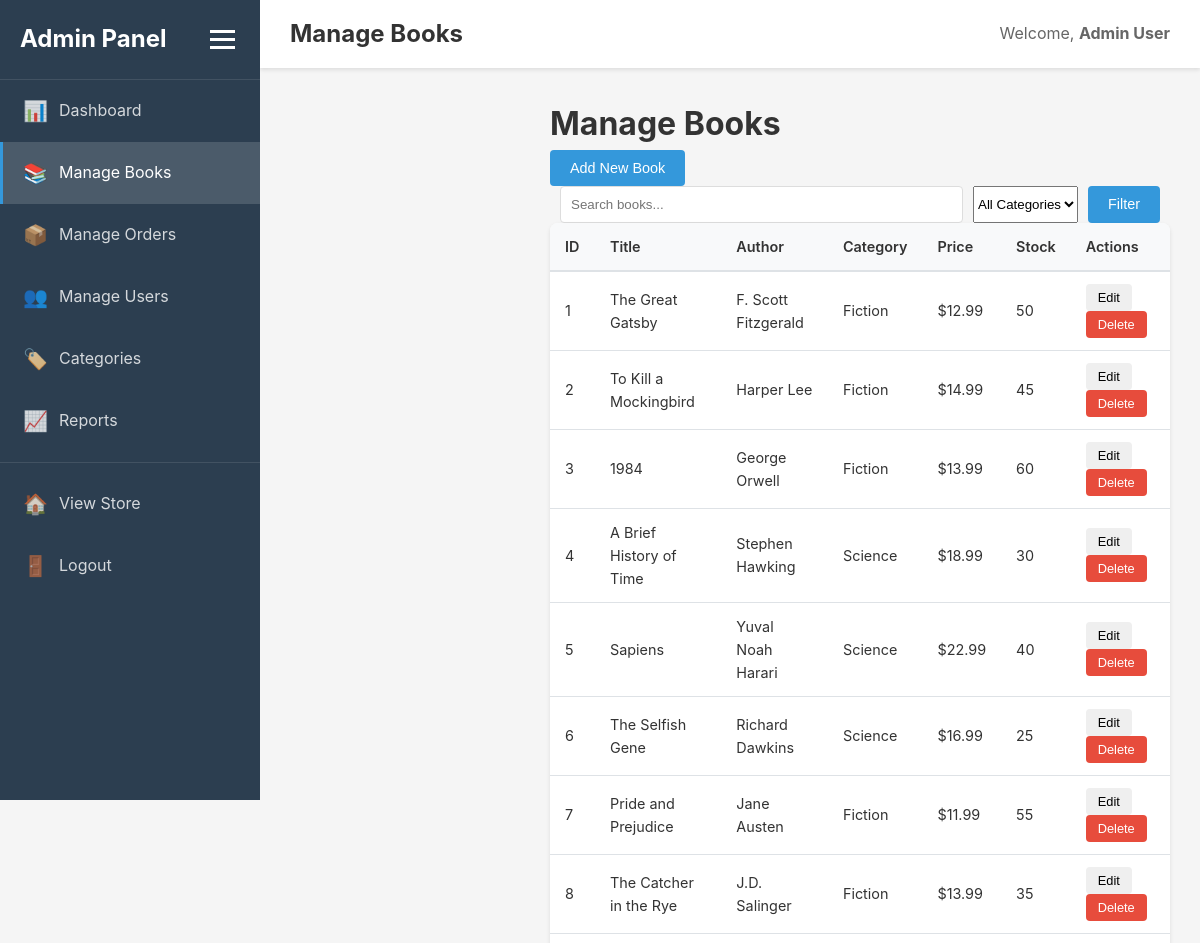
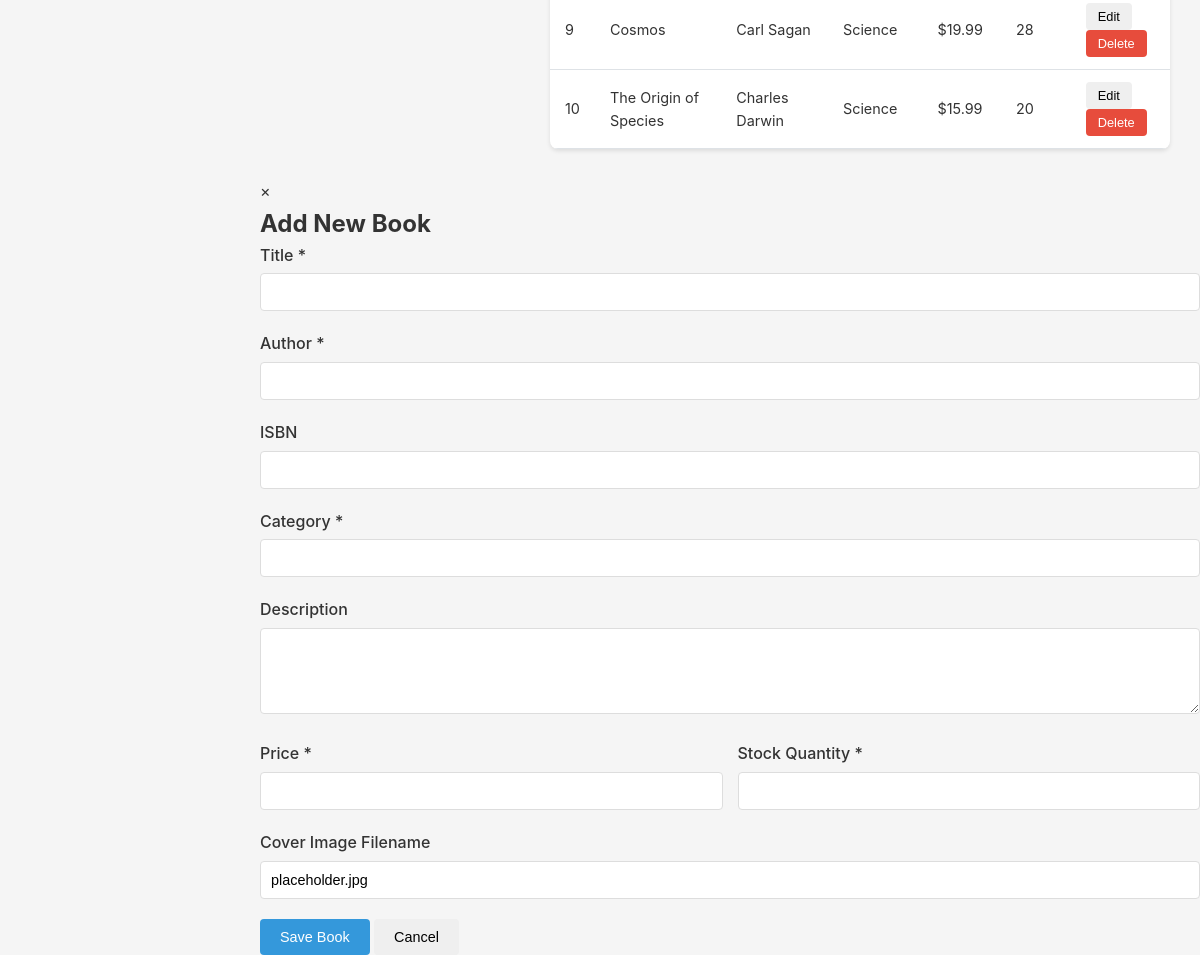
The app's page /admin/books.php (signed in) with its own data (2 pictures, top to bottom).
### tables this page shows
CREATE TABLE IF NOT EXISTS books (
    id INT AUTO_INCREMENT PRIMARY KEY,
    title VARCHAR(255) NOT NULL,
    author VARCHAR(255) NOT NULL,
    isbn VARCHAR(20) UNIQUE,
    category VARCHAR(100) NOT NULL,
    description TEXT,
    price DECIMAL(10, 2) NOT NULL,
    stock_quantity INT DEFAULT 0,
    cover_image VARCHAR(255),
    created_at TIMESTAMP DEFAULT CURRENT_TIMESTAMP,
    updated_at TIMESTAMP DEFAULT CURRENT_TIMESTAMP ON UPDATE CURRENT_TIMESTAMP,
    INDEX idx_category (category),
    INDEX idx_author (author),
    INDEX idx_isbn (isbn),
    FULLTEXT idx_search (title, author, description)
);

### admin/books.php (the view, shortened to what this page needs)
<?php
$db = Database::getInstance();
$conn = $db->getConnection();
$search = $_GET['search'] ?? '';
$where_conditions = [];
$params = [];
$where_clause = $where_conditions ? "WHERE " . implode(" AND ", $where_conditions) : "";
$sql = "SELECT * FROM books $where_clause ORDER BY created_at DESC";
$stmt = $conn->prepare($sql);
$stmt->execute($params);
$books = $stmt->fetchAll();
?>
<!DOCTYPE html>
<html lang="en">
<head>
    <link rel="stylesheet" href="../css/style.css">
    <link rel="stylesheet" href="../css/admin.css">
</head>
<body>
    <?php $pageTitle = 'Manage Books'; include 'header.php'; ?>
        <main class="admin-main">
            <div class="page-header">
                <h1>Manage Books</h1>
                <button onclick="showAddModal()" class="btn btn-primary">Add New Book</button>
            </div>
            <div class="filters">
                <form method="GET" action="" class="search-form">
                    <input type="search" name="search" placeholder="Search books..." value="<?php echo htmlspecialchars($search, ENT_QUOTES); ?>">
                    <select name="category">
                        <option value="">All Categories</option>
                    </select>
                    <button type="submit" class="btn btn-primary">Filter</button>
                </form>
            </div>
            <div class="table-responsive">
                <table class="admin-table">
                    <thead>
                        <tr>
                            <th>ID</th>
                            <th>Title</th>
                            <th>Author</th>
                            <th>Category</th>
                            <th>Price</th>
                            <th>Stock</th>
                            <th>Actions</th>
                        </tr>
                    </thead>
                    <tbody>
                        <?php foreach ($books as $book): ?>
                            <tr>
                                <td><?php echo $book['id']; ?></td>
                                <td><?php echo htmlspecialchars($book['title'], ENT_QUOTES); ?></td>
                                <td><?php echo htmlspecialchars($book['author'], ENT_QUOTES); ?></td>
                                <td><?php echo htmlspecialchars($book['category'], ENT_QUOTES); ?></td>
                                <td>$<?php echo number_format($book['price'], 2); ?></td>
                                <td><?php echo $book['stock_quantity']; ?></td>
                                <td>
                                    <button onclick='editBook(<?php echo json_encode($book); ?>)' class="btn btn-sm btn-outline">Edit</button>
                                    <form method="POST" style="display:inline;" onsubmit="return confirm('Delete this book?');">
                                        <button type="submit" class="btn btn-sm btn-danger">Delete</button>
                                    </form>
                                </td>
                            </tr>
                        <?php endforeach; ?>
                    </tbody>
                </table>
            </div>
        </main>
    </div>
    <div id="bookModal" class="modal">
        <div class="modal-content">
            <span class="close" onclick="closeModal()">&times;</span>
            <h2 id="modalTitle">Add New Book</h2>
            <form method="POST" action="">
                <div class="form-group">
                    <label for="title">Title *</label>
                    <input type="text" id="title" name="title" required>
                </div>
                <div class="form-group">
                    <label for="author">Author *</label>
                    <input type="text" id="author" name="author" required>
                </div>
                <div class="form-group">
                    <label for="isbn">ISBN</label>
                    <input type="text" id="isbn" name="isbn">
                </div>
                <div class="form-group">
                    <label for="category">Category *</label>
                    <input type="text" id="category" name="category" required>
                </div>
                <div class="form-group">
                    <label for="description">Description</label>
                    <textarea id="description" name="description" rows="4"></textarea>
                </div>
                <div class="form-row">
                    <div class="form-group">
                        <label for="price">Price *</label>
                        <input type="number" id="price" name="price" step="0.01" min="0" required>
                    </div>
                    <div class="form-group">
                        <label for="stock_quantity">Stock Quantity *</label>
                        <input type="number" id="stock_quantity" name="stock_quantity" min="0" required>
                    </div>
                </div>
                <div class="form-group">
                    <label for="cover_image">Cover Image Filename</label>
                    <input type="text" id="cover_image" name="cover_image" value="placeholder.jpg">
                </div>
                <div class="form-actions">
                    <button type="submit" class="btn btn-primary">Save Book</button>
                    <button type="button" onclick="closeModal()" class="btn btn-outline">Cancel</button>
                </div>
            </form>
        </div>
    </div>
<?php include 'footer.php'; ?>

### admin/header.php (shortened to what this page needs)
<!DOCTYPE html>
<html lang="en">
<head>
    <link rel="stylesheet" href="../assets/css/style.css">
    <link rel="stylesheet" href="../assets/css/admin.css">
</head>
<body class="admin-body">
    <div class="admin-container">
        <aside class="admin-sidebar" id="adminSidebar">
            <div class="sidebar-header">
                <h2>Admin Panel</h2>
                <button class="sidebar-toggle" id="sidebarToggle" aria-label="Toggle sidebar">
                    <span></span>
                    <span></span>
                    <span></span>
                </button>
            </div>
            <nav class="sidebar-nav" role="navigation">
                <ul>
                    <li>
                        <a href="index.php" class="<?php echo basename($_SERVER['PHP_SELF']) == 'index.php' ? 'active' : ''; ?>">
                            <span class="icon">📊</span>
                            <span class="text">Dashboard</span>
                        </a>
                    </li>
                    <li>
                        <a href="books.php" class="<?php echo basename($_SERVER['PHP_SELF']) == 'books.php' ? 'active' : ''; ?>">
                            <span class="icon">📚</span>
                            <span class="text">Manage Books</span>
                        </a>
                    </li>
                    <li>
                        <a href="orders.php" class="<?php echo basename($_SERVER['PHP_SELF']) == 'orders.php' ? 'active' : ''; ?>">
                            <span class="icon">📦</span>
                            <span class="text">Manage Orders</span>
                        </a>
                    </li>
                    <li>
                        <a href="users.php" class="<?php echo basename($_SERVER['PHP_SELF']) == 'users.php' ? 'active' : ''; ?>">
                            <span class="icon">👥</span>
                            <span class="text">Manage Users</span>
                        </a>
                    </li>
                    <li>
                        <a href="categories.php" class="<?php echo basename($_SERVER['PHP_SELF']) == 'categories.php' ? 'active' : ''; ?>">
                            <span class="icon">🏷️</span>
                            <span class="text">Categories</span>
                        </a>
                    </li>
                    <li>
                        <a href="reports.php" class="<?php echo basename($_SERVER['PHP_SELF']) == 'reports.php' ? 'active' : ''; ?>">
                            <span class="icon">📈</span>
                            <span class="text">Reports</span>
                        </a>
                    </li>
                    <li class="separator"></li>
                    <li>
                        <a href="../index.php">
                            <span class="icon">🏠</span>
                            <span class="text">View Store</span>
                        </a>
                    </li>
                    <li>
                        <a href="../logout.php">
                            <span class="icon">🚪</span>
                            <span class="text">Logout</span>
                        </a>
                    </li>
                </ul>
            </nav>
        </aside>
        <main class="admin-main">
            <header class="admin-topbar">
                <div class="topbar-left">
                    <h1 class="page-title"><?php echo $pageTitle ?? 'Dashboard'; ?></h1>
                </div>
                <div class="topbar-right">
                    <span class="admin-user">
                        Welcome, <strong><?php echo htmlspecialchars($_SESSION['full_name']); ?></strong>
                    </span>
                </div>
            </header>
            <div class="admin-content">

### admin/footer.php (shortened to what this page needs)
            </div>
</body>
</html>

### assets/css/style.css (style rules this page uses)
* { margin: 0; padding: 0; box-sizing: border-box; }
:root { --primary-color: #2c3e50; --secondary-color: #3498db; --success-color: #27ae60; --danger-color: #e74c3c; --warning-color: #f39c12; --light-bg: #f8f9fa; --border-color: #dee2e6; --text-color: #333; --text-muted: #666; --shadow: 0 2px 4px rgba(0,0,0,0.1); }
body { font-family: -apple-system, BlinkMacSystemFont, 'Segoe UI', Roboto, 'Helvetica Neue', Arial, sans-serif; line-height: 1.6; color: var(--text-color); background: var(--light-bg); }
.search-form { display: flex; gap: 10px; max-width: 600px; margin: 0 auto; }
.btn { display: inline-block; padding: 10px 20px; border: none; border-radius: 4px; cursor: pointer; text-decoration: none; text-align: center; font-size: 0.95rem; font-weight: 500; transition: all 0.3s; }
.btn-primary { background: var(--secondary-color); color: white; }
.btn-danger { background: var(--danger-color); color: white; }
.btn-sm { padding: 6px 12px; font-size: 0.85rem; }
.form-group { margin-bottom: 20px; }
.form-group label { display: block; margin-bottom: 8px; font-weight: 500; color: var(--text-color); }
.form-group input, .form-group select, .form-group textarea { width: 100%; padding: 12px; border: 2px solid var(--border-color); border-radius: 4px; font-size: 1rem; }

### records on screen
books: id "1", title "The Great Gatsby", author "F. Scott Fitzgerald", category "Fiction", price "12.99", stock_quantity "50"
books: id "2", title "To Kill a Mockingbird", author "Harper Lee", category "Fiction", price "14.99", stock_quantity "45"
books: id "3", title "1984", author "George Orwell", category "Fiction", price "13.99", stock_quantity "60"
books: id "4", title "A Brief History of Time", author "Stephen Hawking", category "Science", price "18.99", stock_quantity "30"
books: id "5", title "Sapiens", author "Yuval Noah Harari", category "Science", price "22.99", stock_quantity "40"
books: id "6", title "The Selfish Gene", author "Richard Dawkins", category "Science", price "16.99", stock_quantity "25"
books: id "7", title "Pride and Prejudice", author "Jane Austen", category "Fiction", price "11.99", stock_quantity "55"
books: id "8", title "The Catcher in the Rye", author "J.D. Salinger", category "Fiction", price "13.99", stock_quantity "35"
books: id "9", title "Cosmos", author "Carl Sagan", category "Science", price "19.99", stock_quantity "28"
books: id "10", title "The Origin of Species", author "Charles Darwin", category "Science", price "15.99", stock_quantity "20"

### other values on screen
$pageTitle "Manage Books"
$_SESSION['full_name'] "Admin User"
